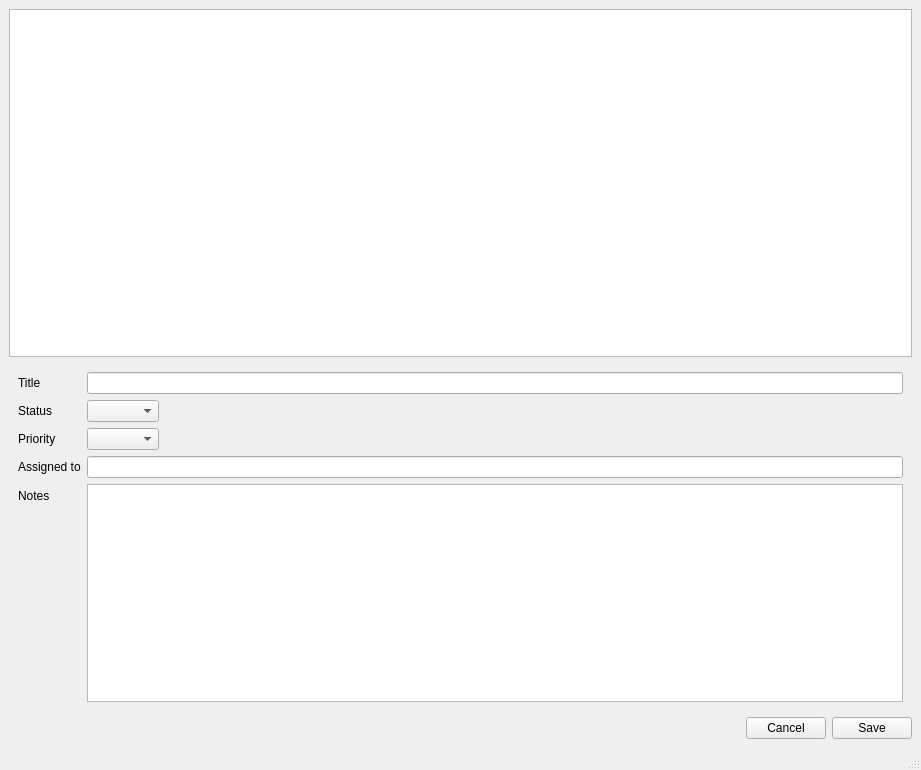
<?xml version="1.0" encoding="UTF-8"?>
<ui version="4.0">
 <class>MainWindow</class>
 <widget class="QMainWindow" name="MainWindow">
  <property name="geometry">
   <rect>
    <x>0</x>
    <y>0</y>
    <width>921</width>
    <height>770</height>
   </rect>
  </property>
  <property name="windowTitle">
   <string>Issue Tracked!!</string>
  </property>
  <widget class="QWidget" name="centralwidget">
   <layout class="QVBoxLayout" name="verticalLayout">
    <item>
     <widget class="QTableWidget" name="issues_table">
      <property name="selectionMode">
       <enum>QAbstractItemView::SelectionMode::SingleSelection</enum>
      </property>
      <property name="selectionBehavior">
       <enum>QAbstractItemView::SelectionBehavior::SelectRows</enum>
      </property>
     </widget>
    </item>
    <item>
     <widget class="QWidget" name="widget" native="true">
      <layout class="QFormLayout" name="formLayout">
       <property name="fieldGrowthPolicy">
        <enum>QFormLayout::FieldGrowthPolicy::ExpandingFieldsGrow</enum>
       </property>
       <item row="0" column="0">
        <widget class="QLabel" name="label">
         <property name="text">
          <string>Title</string>
         </property>
         <property name="buddy">
          <cstring>title_edit</cstring>
         </property>
        </widget>
       </item>
       <item row="0" column="1">
        <widget class="QLineEdit" name="title_edit"/>
       </item>
       <item row="1" column="0">
        <widget class="QLabel" name="label_2">
         <property name="text">
          <string>Status</string>
         </property>
         <property name="buddy">
          <cstring>status_combo</cstring>
         </property>
        </widget>
       </item>
       <item row="1" column="1">
        <widget class="QComboBox" name="status_combo"/>
       </item>
       <item row="2" column="0">
        <widget class="QLabel" name="label_3">
         <property name="text">
          <string>Priority</string>
         </property>
         <property name="buddy">
          <cstring>priority_combo</cstring>
         </property>
        </widget>
       </item>
       <item row="2" column="1">
        <widget class="QComboBox" name="priority_combo"/>
       </item>
       <item row="3" column="0">
        <widget class="QLabel" name="label_4">
         <property name="text">
          <string>Assigned to</string>
         </property>
         <property name="buddy">
          <cstring>assigned_to_edit</cstring>
         </property>
        </widget>
       </item>
       <item row="3" column="1">
        <widget class="QLineEdit" name="assigned_to_edit"/>
       </item>
       <item row="4" column="0">
        <widget class="QLabel" name="label_5">
         <property name="text">
          <string>Notes</string>
         </property>
         <property name="buddy">
          <cstring>notes_plain_text</cstring>
         </property>
        </widget>
       </item>
       <item row="4" column="1">
        <widget class="QPlainTextEdit" name="notes_plain_text"/>
       </item>
      </layout>
     </widget>
    </item>
    <item>
     <layout class="QHBoxLayout" name="horizontalLayout">
      <item>
       <spacer name="horizontalSpacer">
        <property name="orientation">
         <enum>Qt::Orientation::Horizontal</enum>
        </property>
        <property name="sizeHint" stdset="0">
         <size>
          <width>40</width>
          <height>20</height>
         </size>
        </property>
       </spacer>
      </item>
      <item>
       <widget class="QPushButton" name="cancel_button">
        <property name="text">
         <string>Cancel</string>
        </property>
       </widget>
      </item>
      <item>
       <widget class="QPushButton" name="save_button">
        <property name="text">
         <string>Save</string>
        </property>
       </widget>
      </item>
     </layout>
    </item>
   </layout>
  </widget>
  <widget class="QMenuBar" name="menubar">
   <property name="geometry">
    <rect>
     <x>0</x>
     <y>0</y>
     <width>921</width>
     <height>24</height>
    </rect>
   </property>
  </widget>
  <widget class="QStatusBar" name="statusbar"/>
 </widget>
 <tabstops>
  <tabstop>title_edit</tabstop>
  <tabstop>status_combo</tabstop>
  <tabstop>priority_combo</tabstop>
  <tabstop>assigned_to_edit</tabstop>
  <tabstop>notes_plain_text</tabstop>
  <tabstop>cancel_button</tabstop>
  <tabstop>save_button</tabstop>
  <tabstop>issues_table</tabstop>
 </tabstops>
 <resources/>
 <connections/>
 <slots>
  <slot>_cancel_button_clicked()</slot>
  <slot>_save_button_clicked()</slot>
  <slot>_issues_table_item_selection_changed()</slot>
 </slots>
</ui>
